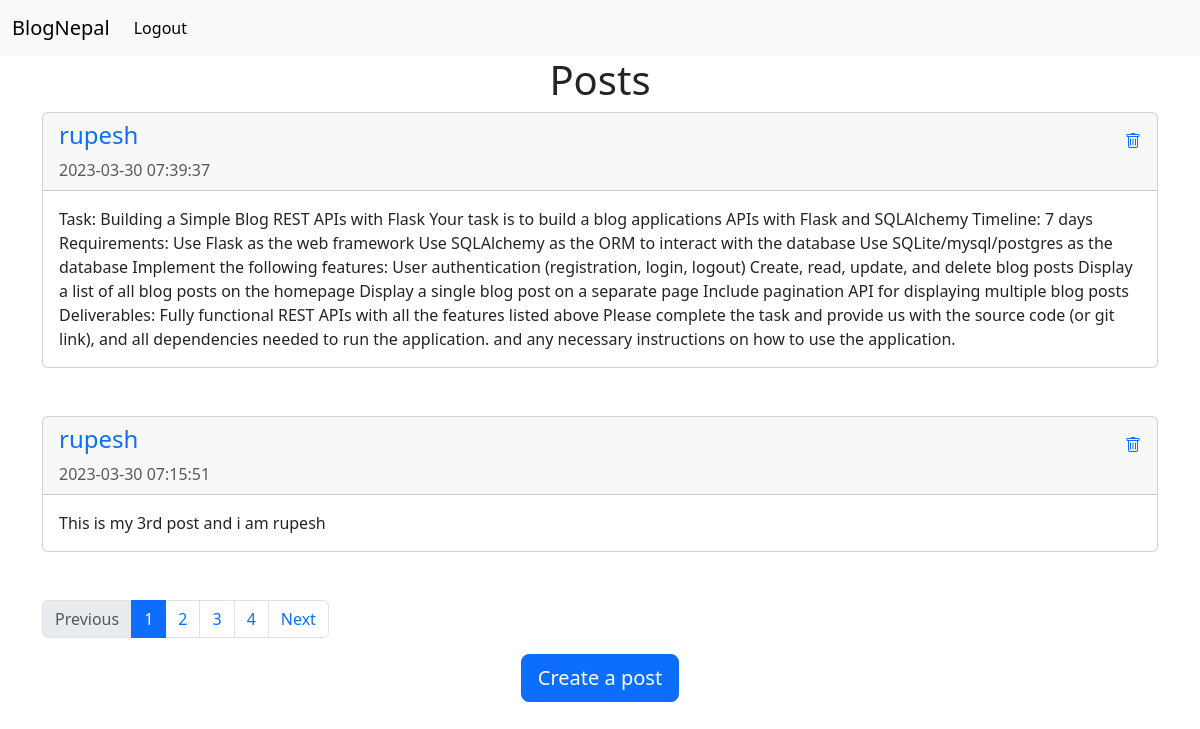
/home (signed in), run on the app's committed database.
### website/models.py (models this page shows)
class Post(db.Model):
    id = db.Column(db.Integer, primary_key = True)
    text = db.Column(db.Text, nullable = False)
    date_created = db.Column(db.DateTime(timezone = True),  default = func.now())
    author = db.Column(db.Integer, db.ForeignKey('user.id', ondelete = "CASCADE"), nullable = False)

class User(db.Model, UserMixin):
    id = db.Column(db.Integer, primary_key = True)
    email = db.Column(db.String(150), unique = True)
    username = db.Column(db.String(150), unique = True)
    password = db.Column(db.String(150))
    date_created = db.Column(db.DateTime(timezone = True),  default = func.now())
    posts = db.relationship('Post', backref = 'user', passive_deletes = True)

### website/views.py (the view)
@views.route("/")
@views.route("/home")
@login_required
def home():
    posts = Post.query.all()
    post = Post.query.order_by(Post.id.desc())
    page = request.args.get('page')
    if page and page.isdigit():
        page = int(page)
    else:
        page = 1
    pages = post.paginate(page = page, per_page = 2)
    return render_template("home.html", user = current_user, posts = post, pages= pages)

### website/__init__.py (called while the page is built)
def create_app():
    app = Flask(__name__)
    app.config['SECRET_KEY'] = "hello"
    app.config['SQLALCHEMY_DATABASE_URI'] = f'sqlite:///{DB_NAME}'
    db.init_app(app)
    from .views import views
    from .auth import auth
    app.register_blueprint(views, url_prefix="/")
    app.register_blueprint(auth, url_prefix="/")
    from .models import User, Post
    with app.app_context():
        db.create_all()
    login_manager = LoginManager()
    login_manager.login_view = "auth.login"
    login_manager.init_app(app)
    @login_manager.user_loader
    def load_user(id):
        return User.query.get(int(id))
    return app

### website/templates/home.html (shortened to what this page needs)
{% extends "posts_div.html" %}

### website/templates/posts_div.html (shortened to what this page needs)
{% extends "base.html" %}
{% block content %}
<h1 align = "center">{% block header %}Posts{% endblock %}</h1>
{% for post in pages.items %}
<div class="card border-dark-lg">
  <div class="card-header">
    <div class="d-flex justify-content-between align-items-center">
      <a href="/posts/{{post.user.username}}" style="text-decoration:none;"><h4>{{post.user.username}}</h4></a>
        {% if user.id == post.author %}
        <div class="delete">
            <a href="/delete-post/{{post.id}}"></a>
        </div>
        {% endif %}
    </div>
    <div class="text-muted">{{post.date_created}}</div>
  </div>
  <div class="card-body">
      <div class="card-text">{{post.text}}</div>
  </div>
</div>
  <br><br>
    {% endfor %}
    <nav aria-label="...">
        <ul class="pagination">
          <li class="page-item {% if not pages.has_prev %}disabled {% endif %}">
            <a class="page-link" href="./?page={{pages.prev_num}}" >Previous</a>
          </li>
          {% for page in pages.iter_pages() %}
          <li class="page-item {% if page == pages.page%}active{% endif %}">
            <a class="page-link" href="./?page={{page}}">{{page}} </a>
          </li>
          {% endfor %}
          <li class="page-item {% if not pages.has_next %}disabled {% endif %}">
            <a class="page-link" href="./?page={{pages.next_num}}">Next</a>
          </li>
        </ul>
      </nav>
      {% block footer %}
      <div align="center">
          <a href="/create-post"><button type="button" class="btn btn-primary btn-lg">Create a post</button></a>
      </div>
      {% endblock %}
{% endblock %}

### data on the page
Post: user.username "rupesh", date_created "2023-03-30 07:39:37", text "Task: Building a Simple Blog REST APIs with Flask Your task is to build a blog applications APIs with Flask and SQLAlchemy Timeline: 7 days Requirements: Use Flask as the web framework Use SQLAlchemy as the ORM to interact with the database Use SQLite/mysql/postgres as the database Implement the following features: User authentication (registration, login, logout) Create, read, update, and delete blog posts Display a list of all blog posts on the homepage Display a single blog post on a separate page Include pagination API for displaying multiple blog posts Deliverables: Fully functional REST APIs with all the features listed above Please complete the task and provide us with the source…"
Post: user.username "rupesh", date_created "2023-03-30 07:15:51", text "This is my 3rd post and i am rupesh"

### other printed values
{{ page }} "1" "2" "3" "4"
